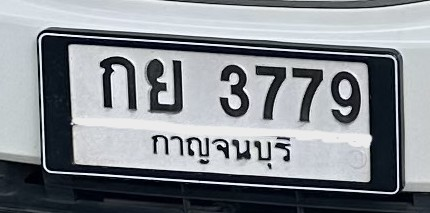
#> input picture SmartGateLPR1/test_plate.jpg, 430 x 213 px
$ python make_fig.py
#> lines starting #> are read from the running program, lines starting #| are printed output that depends on the picture; after the words box and inside, x2 and y2 are one past the last pixel; in counts of white or black regions, pixels touching at a corner belong together
import cv2, numpy as np, os
BASE = os.path.dirname(os.path.abspath(__file__))
g = cv2.imread(os.path.join(BASE, "test_plate.jpg"), cv2.IMREAD_GRAYSCALE)
#> g: shape (213, 430); min 0, max 255, mean 136.8

_, b = cv2.threshold(g, 0, 255, cv2.THRESH_BINARY + cv2.THRESH_OTSU)
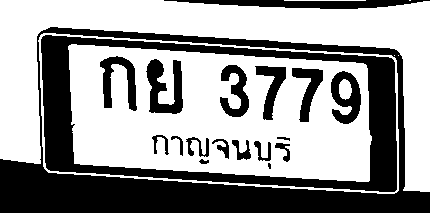
#> b: shape (213, 430); 60.3% white; 19 black regions (1 under 20 px), largest, box (x1, y1, x2, y2) and area: (0, 27, 430, 213) 16608, (41, 35, 397, 192) 12007, (164, 0, 430, 9) 1465
b = cv2.morphologyEx(b, cv2.MORPH_CLOSE, np.ones((7,7), np.uint8))
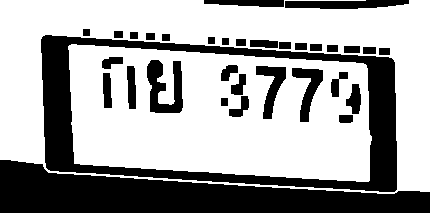
#> b: shape (213, 430); 64.6% white; 33 black regions, largest, box (x1, y1, x2, y2) and area: (0, 160, 430, 213) 13218, (41, 35, 397, 192) 12000, (147, 60, 183, 113) 1160
b = cv2.morphologyEx(b, cv2.MORPH_OPEN,  np.ones((7,7), np.uint8))
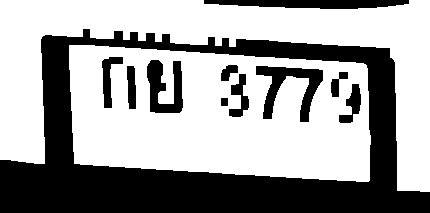
#> b: shape (213, 430); 62.8% white; 11 black regions
cnts, _ = cv2.findContours(b, cv2.RETR_EXTERNAL, cv2.CHAIN_APPROX_SIMPLE)
#> cnts = 2 contours; box (x1, y1, x2, y2) and area: (69, 45, 371, 182) 35206, (0, 0, 430, 192) 25794
c = max(cnts, key=cv2.contourArea)
#> c = contour of 100 points, box (x1, y1, x2, y2) (69, 45, 371, 182), area 35206
ap = cv2.approxPolyDP(c, 0.02*cv2.arcLength(c, True), True).reshape(-1,2).astype("float32")
#> ap = [[69, 45], [74, 163], [369, 180], [363, 63]]

s = ap.sum(1); d = np.diff(ap, axis=1).ravel()
#> after `s = ap.sum(1)`: s = [114, 237, 549, 426]
#> after `d = np.diff(ap, axis=1).ravel()`: d = [-24, 89, -189, -300]
src = np.array([ap[np.argmin(s)], ap[np.argmin(d)],
                ap[np.argmax(s)], ap[np.argmax(d)]], dtype="float32")
#> src = [[69, 45], [363, 63], [369, 180], [74, 163]]
tl, tr, br, bl = src
#> tl = [69, 45]; tr = [363, 63]; br = [369, 180]; bl = [74, 163]
W = int(max(np.linalg.norm(tr-tl), np.linalg.norm(br-bl)))
#> W = 295
H = int(max(np.linalg.norm(bl-tl), np.linalg.norm(br-tr)))
#> H = 118
dst = np.array([[0,0],[W-1,0],[W-1,H-1],[0,H-1]], dtype="float32")
#> dst = [[0, 0], [294, 0], [294, 117], [0, 117]]
warp = cv2.warpPerspective(g, cv2.getPerspectiveTransform(src, dst), (W, H))
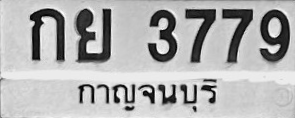
#> warp: shape (118, 295); min 1, max 254, mean 177.2

cv2.imwrite(os.path.join(BASE, "plate_deskewed.jpg"), warp)
